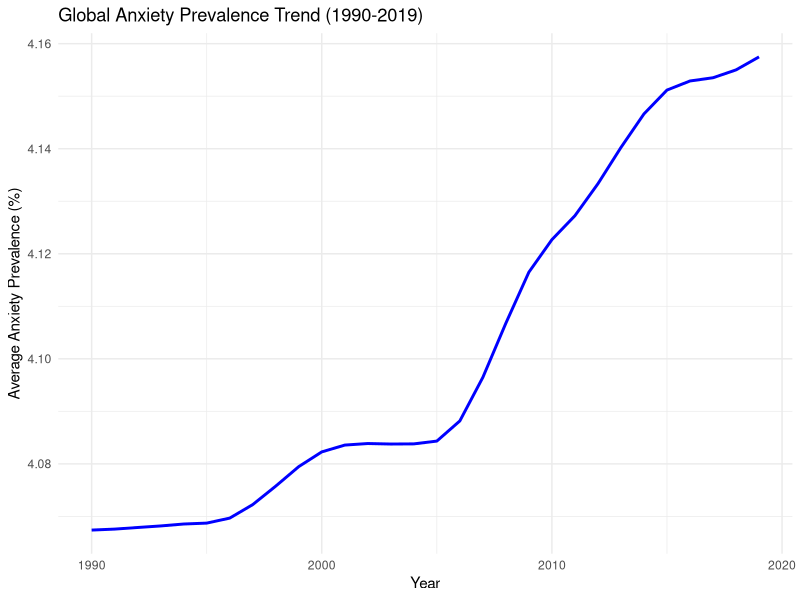
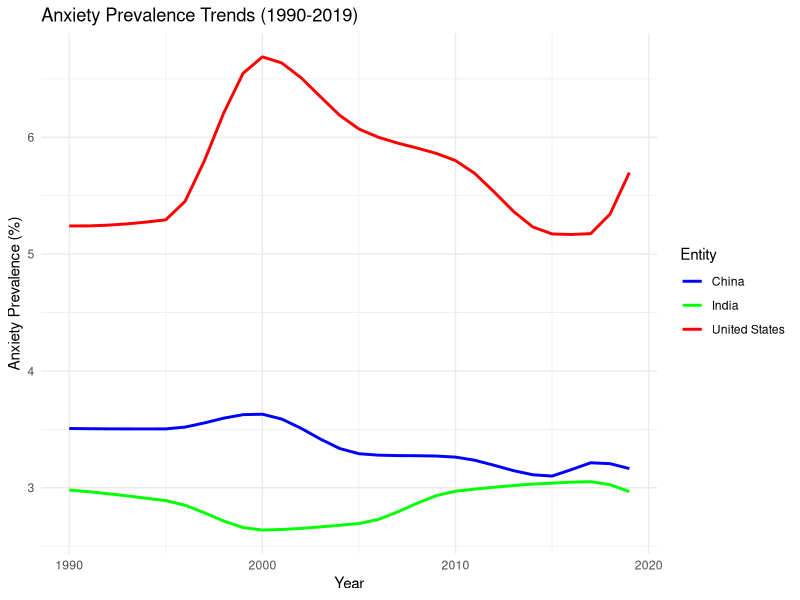
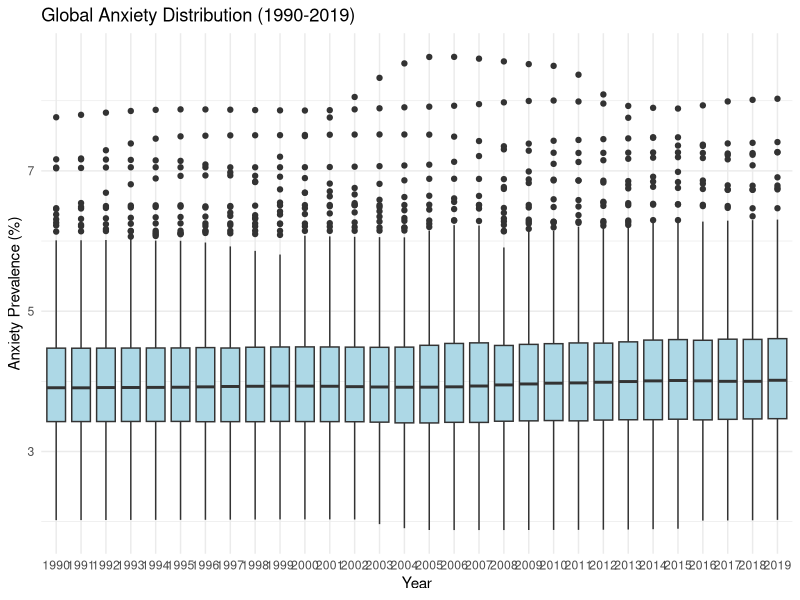

Source code (R) for these figures, in order:
# Load necessary libraries
library(ggplot2)
library(dplyr)

# Load the data
ANXIETY <- read.csv("anxiety-cleaned.csv")

# 1. Calculate global average anxiety rate by year
global_trend <- ANXIETY %>%
  group_by(Year) %>%
  summarise(global_anxiety = mean(Anxiety, na.rm = TRUE))

# 2. Calculate global statistics (mean, median, std dev) for the entire dataset
global_stats <- ANXIETY %>%
  summarise(
    global_mean = mean(Anxiety, na.rm = TRUE),
    global_median = median(Anxiety, na.rm = TRUE),
    global_sd = sd(Anxiety, na.rm = TRUE)
  )

# Display global statistics
print("Global Anxiety Statistics (1990-2019):")
print(global_stats)

# 3. Plot the global anxiety trend over time
ggplot(global_trend, aes(x = Year, y = global_anxiety)) +
  geom_line(color = "blue", size = 1) +
  labs(title = "Global Anxiety Prevalence Trend (1990-2019)",
       x = "Year", y = "Average Anxiety Prevalence (%)") +
  theme_minimal()

# 4. Calculate statistics for individual countries
countries <- c('United States', 'India', 'China')

for (country in countries) {
  # Filter data for the selected country
  country_data <- ANXIETY %>%
    filter(Entity == country)
  
  # Calculate the mean, median, and standard deviation for each country
  country_stats <- country_data %>%
    summarise(
      country_mean = mean(Anxiety, na.rm = TRUE),
      country_median = median(Anxiety, na.rm = TRUE),
      country_sd = sd(Anxiety, na.rm = TRUE)
    )
  
  # Print the statistics for each country
  print(paste("Anxiety Statistics for", country, "(1990-2019):"))
  print(country_stats)
}

# 5. Combined plot for anxiety trends in the United States, India, and China
country_data <- ANXIETY %>%
  filter(Entity %in% countries)

ggplot(country_data, aes(x = Year, y = Anxiety, color = Entity, group = Entity)) +
  geom_line(size = 1) +
  scale_color_manual(values = c("United States" = "red", "India" = "green", "China" = "blue")) +
  labs(title = "Anxiety Prevalence Trends (1990-2019)",
       x = "Year", y = "Anxiety Prevalence (%)") +
  theme_minimal()

# 6. Box-Whisker plot for global anxiety trends
ggplot(ANXIETY, aes(x = as.factor(Year), y = Anxiety)) +
  geom_boxplot(fill = "lightblue") +
  labs(title = "Global Anxiety Distribution (1990-2019)",
       x = "Year", y = "Anxiety Prevalence (%)") +
  theme_minimal()

# 7. Box-Whisker plot for individual countries
for (country in countries) {
  country_data <- ANXIETY %>%
    filter(Entity == country)
  
  # Create the box-whisker plot for the selected country
  ggplot(country_data, aes(x = as.factor(Year), y = Anxiety)) +
    geom_boxplot(fill = "lightgreen") +
    labs(title = paste("Anxiety Distribution in", country, "(1990-2019)"),
         x = "Year", y = "Anxiety Prevalence (%)") +
    theme_minimal() %>%
    print()
}

